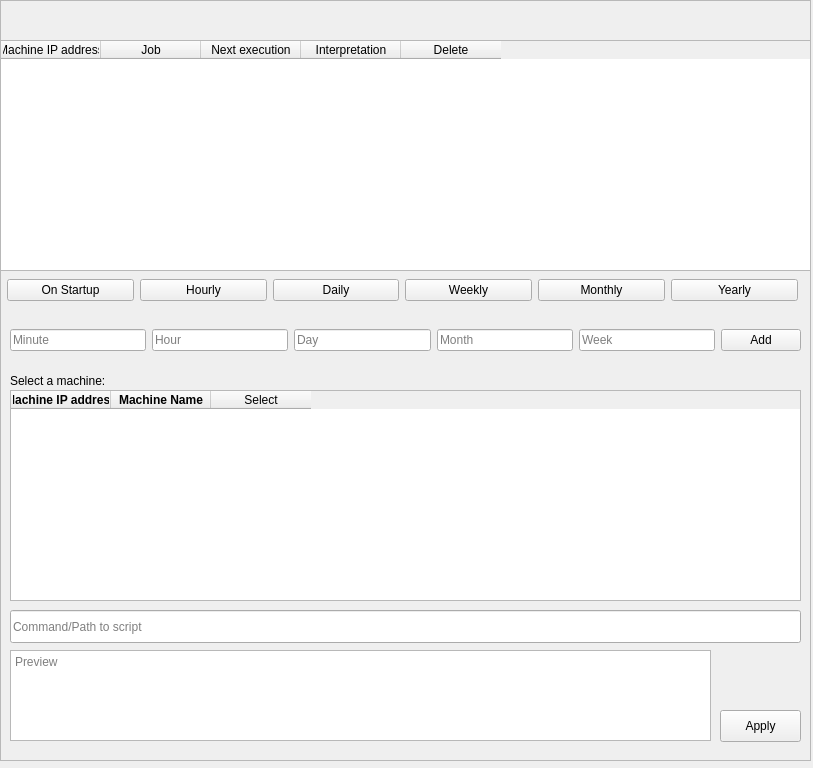
<?xml version="1.0" encoding="UTF-8"?>
<ui version="4.0">
 <class>Frame</class>
 <widget class="QFrame" name="Frame">
  <property name="enabled">
   <bool>true</bool>
  </property>
  <property name="geometry">
   <rect>
    <x>0</x>
    <y>0</y>
    <width>813</width>
    <height>768</height>
   </rect>
  </property>
  <property name="maximumSize">
   <size>
    <width>1000</width>
    <height>1000</height>
   </size>
  </property>
  <property name="windowTitle">
   <string>Crontab GUI</string>
  </property>
  <widget class="QFrame" name="frame">
   <property name="geometry">
    <rect>
     <x>0</x>
     <y>270</y>
     <width>811</width>
     <height>491</height>
    </rect>
   </property>
   <property name="styleSheet">
    <string notr="true">#Frame{border:&quot;5px solid black&quot;}</string>
   </property>
   <property name="frameShape">
    <enum>QFrame::StyledPanel</enum>
   </property>
   <property name="frameShadow">
    <enum>QFrame::Raised</enum>
   </property>
   <widget class="QWidget" name="horizontalLayoutWidget">
    <property name="geometry">
     <rect>
      <x>10</x>
      <y>50</y>
      <width>791</width>
      <height>41</height>
     </rect>
    </property>
    <layout class="QHBoxLayout" name="horizontalLayout">
     <item>
      <widget class="LineEdit" name="minute_input">
       <property name="text">
        <string/>
       </property>
       <property name="placeholderText">
        <string>Minute</string>
       </property>
      </widget>
     </item>
     <item>
      <widget class="LineEdit" name="hour_input">
       <property name="text">
        <string/>
       </property>
       <property name="placeholderText">
        <string>Hour</string>
       </property>
      </widget>
     </item>
     <item>
      <widget class="LineEdit" name="day_input">
       <property name="text">
        <string/>
       </property>
       <property name="placeholderText">
        <string>Day</string>
       </property>
      </widget>
     </item>
     <item>
      <widget class="LineEdit" name="month_input">
       <property name="text">
        <string/>
       </property>
       <property name="placeholderText">
        <string>Month</string>
       </property>
      </widget>
     </item>
     <item>
      <widget class="LineEdit" name="LineEdit">
       <property name="text">
        <string/>
       </property>
       <property name="placeholderText">
        <string>Week</string>
       </property>
      </widget>
     </item>
     <item>
      <widget class="PrimaryPushButton" name="add_button">
       <property name="text">
        <string>Add</string>
       </property>
      </widget>
     </item>
    </layout>
   </widget>
   <widget class="QWidget" name="horizontalLayoutWidget_3">
    <property name="geometry">
     <rect>
      <x>7</x>
      <y>0</y>
      <width>791</width>
      <height>41</height>
     </rect>
    </property>
    <layout class="QHBoxLayout" name="horizontalLayout_3">
     <property name="sizeConstraint">
      <enum>QLayout::SetDefaultConstraint</enum>
     </property>
     <item>
      <widget class="PushButton" name="Onstartup">
       <property name="text">
        <string>On Startup</string>
       </property>
      </widget>
     </item>
     <item>
      <widget class="PushButton" name="hourly">
       <property name="text">
        <string>Hourly</string>
       </property>
      </widget>
     </item>
     <item>
      <widget class="PushButton" name="Daily_2">
       <property name="enabled">
        <bool>true</bool>
       </property>
       <property name="text">
        <string>Daily</string>
       </property>
      </widget>
     </item>
     <item>
      <widget class="PushButton" name="weekly_2">
       <property name="text">
        <string>Weekly</string>
       </property>
      </widget>
     </item>
     <item>
      <widget class="PushButton" name="monthly_2">
       <property name="text">
        <string>Monthly</string>
       </property>
      </widget>
     </item>
     <item>
      <widget class="PushButton" name="PushButton_5">
       <property name="text">
        <string>Yearly</string>
       </property>
      </widget>
     </item>
    </layout>
   </widget>
   <widget class="LineEdit" name="Command_input">
    <property name="geometry">
     <rect>
      <x>10</x>
      <y>340</y>
      <width>791</width>
      <height>33</height>
     </rect>
    </property>
    <property name="placeholderText">
     <string>Command/Path to script</string>
    </property>
   </widget>
   <widget class="PrimaryPushButton" name="Apply">
    <property name="geometry">
     <rect>
      <x>720</x>
      <y>440</y>
      <width>81</width>
      <height>32</height>
     </rect>
    </property>
    <property name="text">
     <string>Apply</string>
    </property>
   </widget>
   <widget class="StrongBodyLabel" name="StrongBodyLabel">
    <property name="geometry">
     <rect>
      <x>10</x>
      <y>100</y>
      <width>121</width>
      <height>21</height>
     </rect>
    </property>
    <property name="text">
     <string>Select a machine:</string>
    </property>
   </widget>
   <widget class="TableWidget" name="Machines">
    <property name="geometry">
     <rect>
      <x>10</x>
      <y>120</y>
      <width>791</width>
      <height>211</height>
     </rect>
    </property>
    <column>
     <property name="text">
      <string>Machine IP address</string>
     </property>
     <property name="font">
      <font>
       <weight>75</weight>
       <bold>true</bold>
      </font>
     </property>
    </column>
    <column>
     <property name="text">
      <string>Machine Name</string>
     </property>
     <property name="font">
      <font>
       <weight>75</weight>
       <bold>true</bold>
      </font>
     </property>
    </column>
    <column>
     <property name="text">
      <string>Select</string>
     </property>
    </column>
   </widget>
   <widget class="TextEdit" name="Preview">
    <property name="geometry">
     <rect>
      <x>10</x>
      <y>380</y>
      <width>701</width>
      <height>91</height>
     </rect>
    </property>
    <property name="readOnly">
     <bool>true</bool>
    </property>
    <property name="placeholderText">
     <string>Preview</string>
    </property>
   </widget>
  </widget>
  <widget class="QFrame" name="Active_jobs">
   <property name="geometry">
    <rect>
     <x>0</x>
     <y>0</y>
     <width>811</width>
     <height>271</height>
    </rect>
   </property>
   <property name="frameShape">
    <enum>QFrame::StyledPanel</enum>
   </property>
   <property name="frameShadow">
    <enum>QFrame::Raised</enum>
   </property>
   <widget class="TableWidget" name="TableWidget">
    <property name="geometry">
     <rect>
      <x>0</x>
      <y>40</y>
      <width>811</width>
      <height>231</height>
     </rect>
    </property>
    <column>
     <property name="text">
      <string>Machine IP address</string>
     </property>
    </column>
    <column>
     <property name="text">
      <string>Job</string>
     </property>
    </column>
    <column>
     <property name="text">
      <string>Next execution</string>
     </property>
    </column>
    <column>
     <property name="text">
      <string>Interpretation</string>
     </property>
    </column>
    <column>
     <property name="text">
      <string>Delete</string>
     </property>
    </column>
   </widget>
  </widget>
 </widget>
 <customwidgets>
  <customwidget>
   <class>PushButton</class>
   <extends>QPushButton</extends>
   <header>qfluentwidgets</header>
  </customwidget>
  <customwidget>
   <class>PrimaryPushButton</class>
   <extends>PushButton</extends>
   <header>qfluentwidgets</header>
  </customwidget>
  <customwidget>
   <class>StrongBodyLabel</class>
   <extends>QLabel</extends>
   <header>qfluentwidgets</header>
  </customwidget>
  <customwidget>
   <class>LineEdit</class>
   <extends>QLineEdit</extends>
   <header>qfluentwidgets</header>
  </customwidget>
  <customwidget>
   <class>TextEdit</class>
   <extends>QTextEdit</extends>
   <header>qfluentwidgets</header>
  </customwidget>
  <customwidget>
   <class>TableWidget</class>
   <extends>QTableWidget</extends>
   <header>qfluentwidgets</header>
  </customwidget>
 </customwidgets>
 <resources/>
 <connections/>
</ui>
